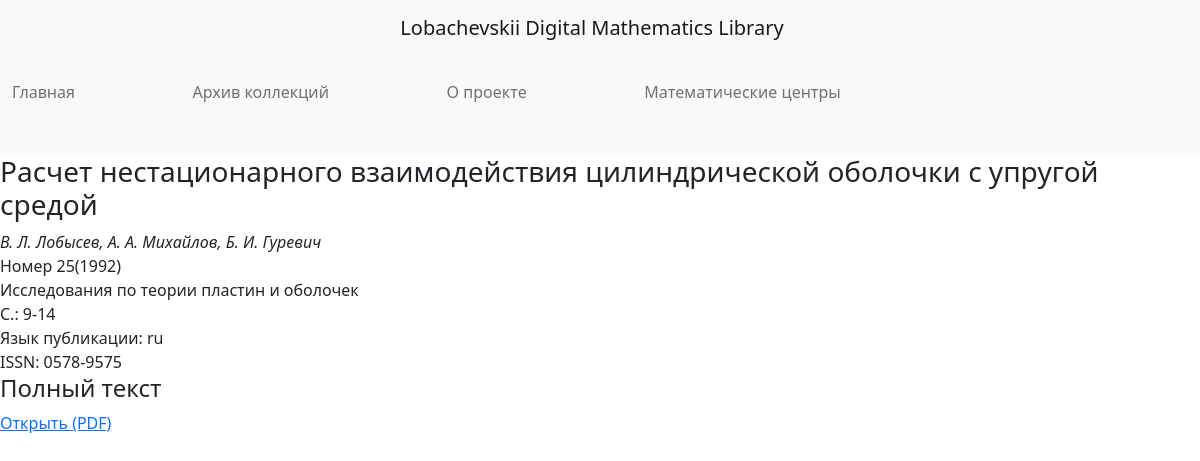
Page /2/ on the committed database.
### articles/models.py (models this page shows, shortened)
class Article(models.Model):
    article_name = models.TextField('Название статьи')
    article_author = models.TextField('Авторы')
    article_collection = models.TextField('Коллекция')
    article_release = models.TextField('Выпуск')
    article_pages = models.TextField('Страницы')
    article_language = models.TextField('Язык')
    article_path = models.TextField('Путь к файлу', default="")
    article_keywords = models.JSONField('Ключевые слова', default=json.dumps({'0': []}))
    article_annotation = models.TextField('Аннотация', default=None)
    article_issn = models.TextField('ISSN', default=None)
    article_science = models.TextField('Научное направление', default=None)
    class Meta:
        verbose_name = 'Статья'
        verbose_name_plural = 'Статьи'

### articles/views.py (the view)
# urls.py: path('<int:article_id>/', views.article, name='article'),
def article(request, article_id):
    article = Article.objects.filter(id=article_id)[0]
    print(article.article_release)
    return render(request, 'articles/article.html', {'article': article})

### articles/templates/articles/article.html (shortened to what this page needs)
{% extends 'articles/base.html' %}
{% load static %}
{% block content %}
<div>
    <div>
        <h3 id="title">{{article.article_name}}</h3>
        <div id="authors">
            <i>{{article.article_author}}</i>
        </div>
        <div id="volume">
            {{article.article_release}}
        </div>
        <div>{{article.article_collection}}</div>
		        <div>{{article.article_pages}}</div>
        <div>Язык публикации: {{article.article_language}}</div>
            </div>
        {% if article.article_issn %}
            <div>
            {{ article.article_issn }}
            </div>
        {% endif %}
    <div>
        <h4>Полный текст</h4>
                    <div>
                <a href="{% static 'articles/pdf/' %}{{article.article_path}}" target="_blank" > Открыть (PDF)</a>            </div>
            </div>
    </div>
{% endblock %}

### rows in the picture
Article: article_name "Расчет нестационарного взаимодействия цилиндрической оболочки с упругой средой", article_author "В. Л. Лобысев, А. А. Михайлов, Б. И. Гуревич", article_release "Номер 25(1992)", article_collection "Исследования по теории пластин и оболочек", article_pages "С.: 9-14", article_language "ru", article_issn "ISSN: 0578-9575"
